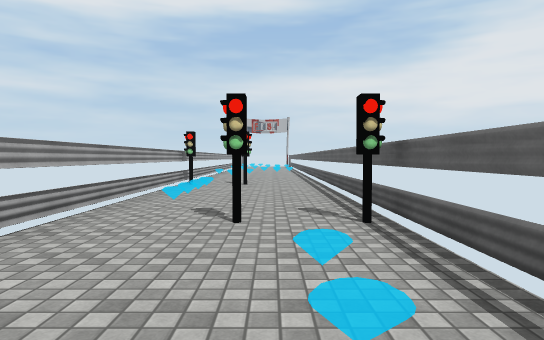
View 1 (above)

16 first-person views from a walk through a Unity game level. The camera is 1.3 m above the floor, tilts 2° down and sees 75° across. The floor is counted in squares, 2 m on a side. Each view is taken from the middle of a square. On the plan, view 1 faces up. The plan holds only what a view shows up to about 10 squares ahead; the rest is blank. The place goes on beyond the plan. The player is left out. Some surface patterns are stand-ins.

View 2
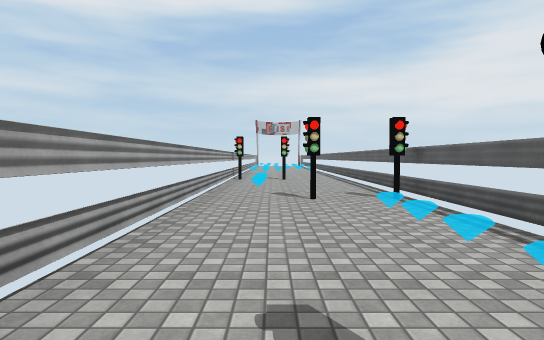

View 3
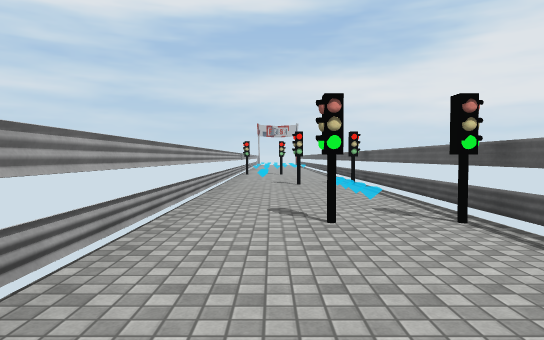

View 4
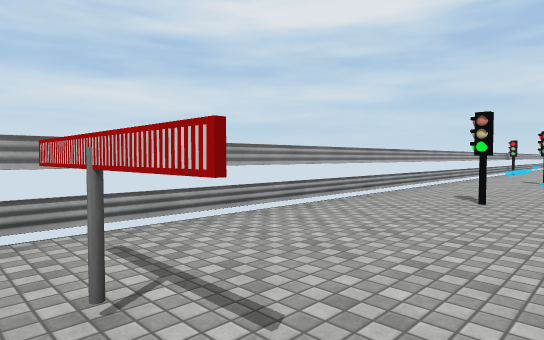

View 5
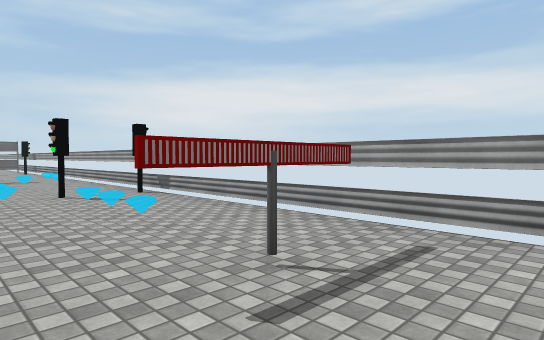

View 6
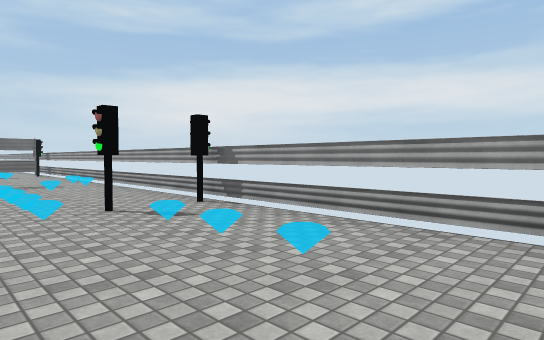

View 7
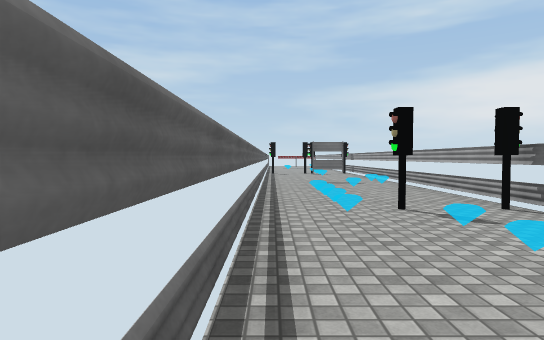

View 8
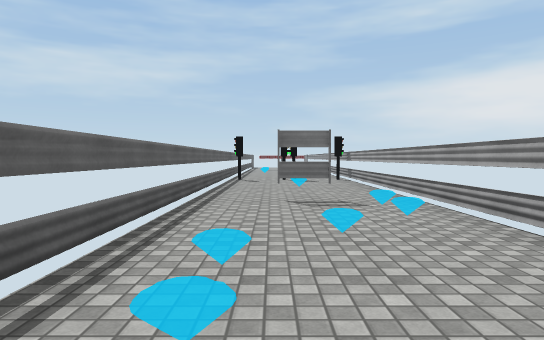

View 9
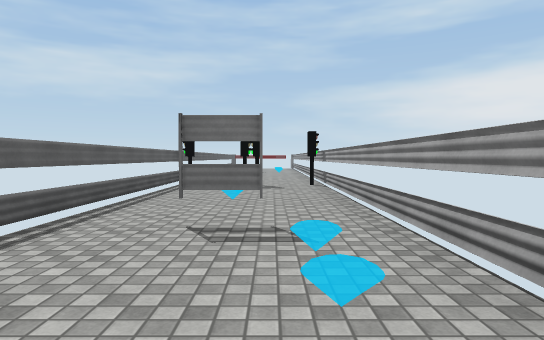

View 10
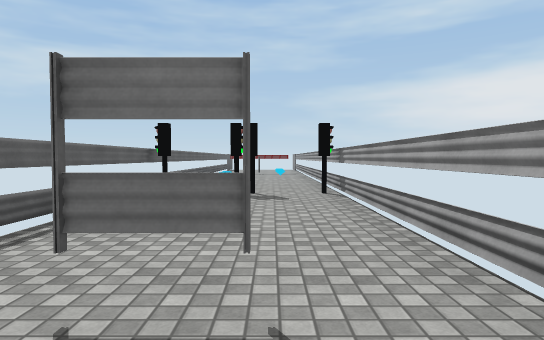

View 11
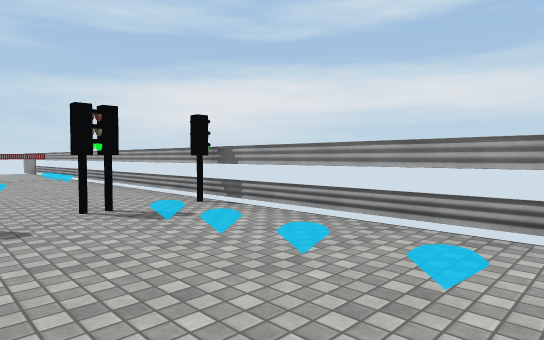

View 12
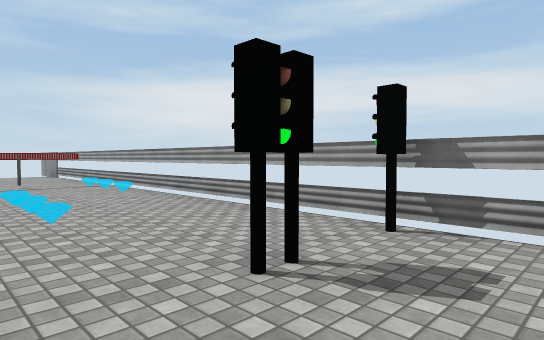

View 13
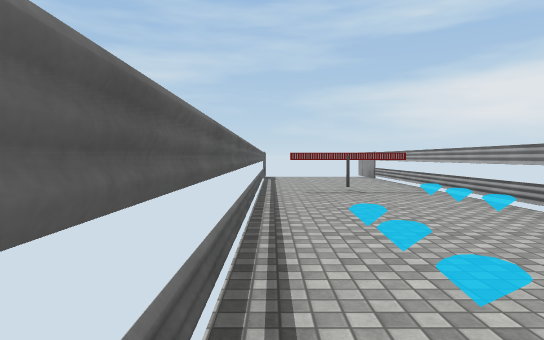

View 14
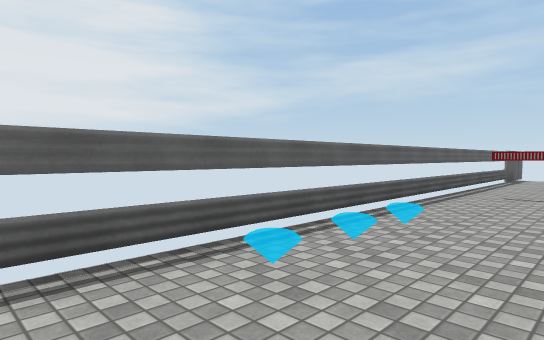

View 15
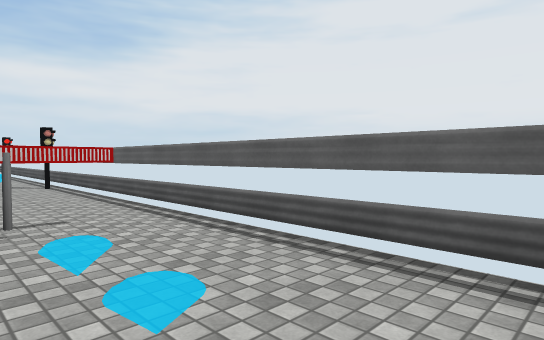

View 16
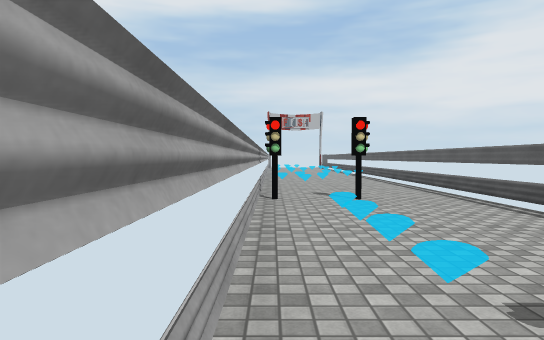

### Floor plan
Points are (right, up) in squares from view 1. A wall is a line through its corners. A room is listed if a view was taken in it or the views show most of it. See-through windows are left out.
Room 1 (views 1, 16)
walls: (1.2, -1) (1.2, 7.5); (-2.2, 7.5) (-2.2, -1.5)
ways out: opening at (-1.5, -1) to room 2
Room 2 (views 2, 3, 4, 5, 6, 7, 8, 9, 10, 11, 12, 15)
walls: (-2.2, -1.5) (-2.2, -21.5); (1.2, -21.5) (1.2, -1)
ways out: opening at (-1.5, -1) to room 1; opening at (-0.5, -21) to room 3
objects: barrier (-1, -16) to (0, -16); other object (-1, -6) to (0, -6)
Room 3 (views 13, 14)
walls: (-2.2, -21.5) (-2.2, -29.5); (1.2, -29.5) (1.2, -21.5)
ways out: opening at (-0.5, -21) to room 2
objects: other object (-1, -29) to (0, -29)

Positions as (right, up) in squares from view 1, and headings:
1: (0, 0), facing up
2: (-1, -2), facing up
3: (-1, -5), facing up
4: (1, -7), facing up-left
5: (1, -5), facing down-left
6: (1, -7), facing down-left
7: (1, -7), facing down
8: (0, -11), facing down
9: (-1, -13), facing down
10: (-1, -15), facing down
11: (1, -17), facing down-left
12: (1, -20), facing down-left
13: (1, -22), facing down
14: (-1, -22), facing down-right
15: (-1, -10), facing up-right
16: (-2, 3), facing up
